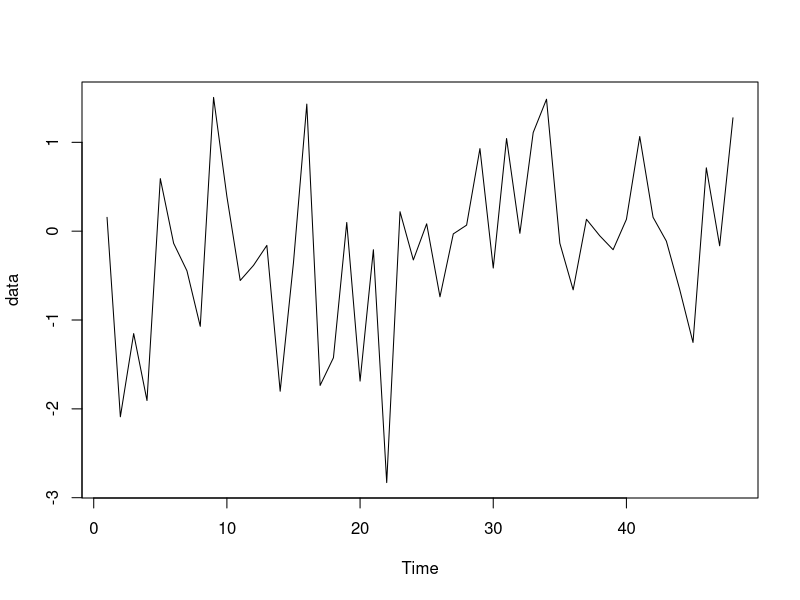
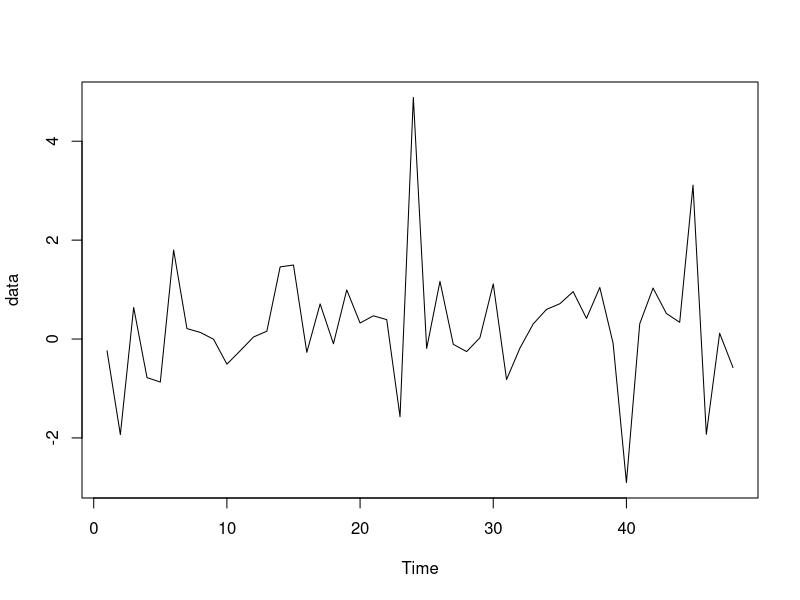
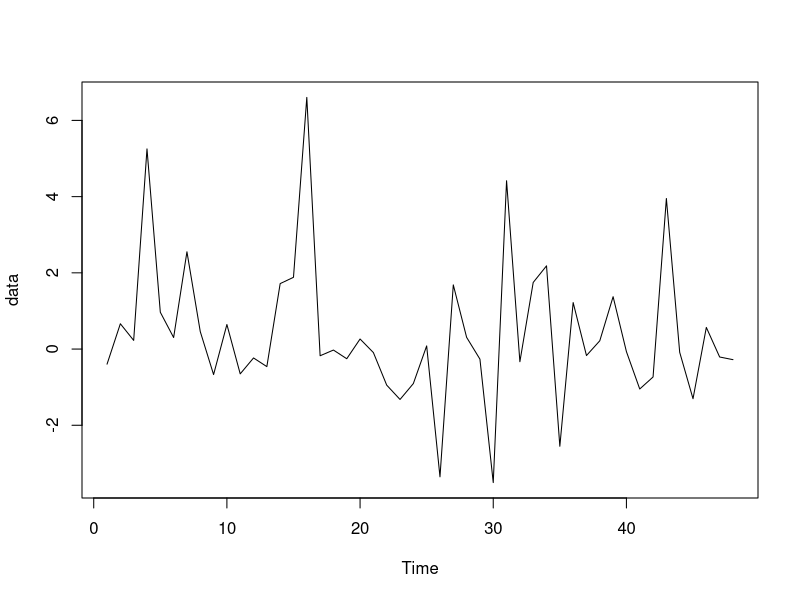
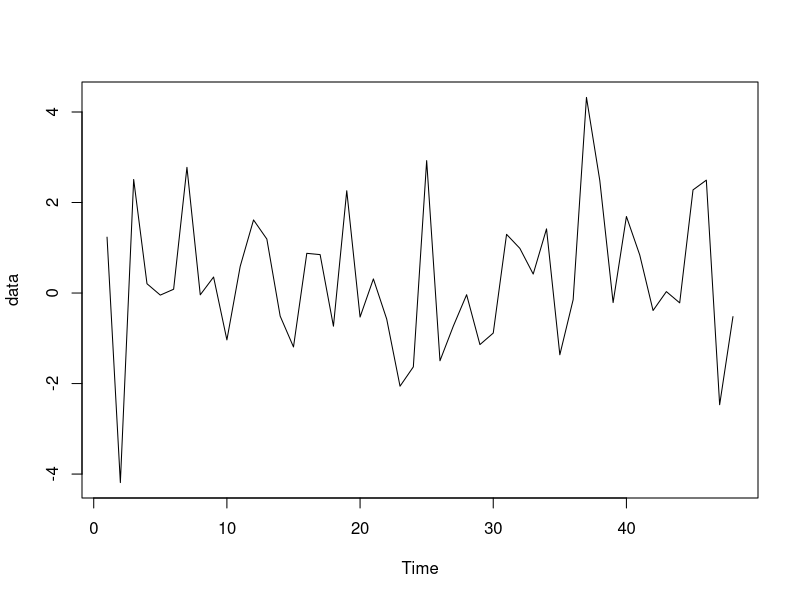
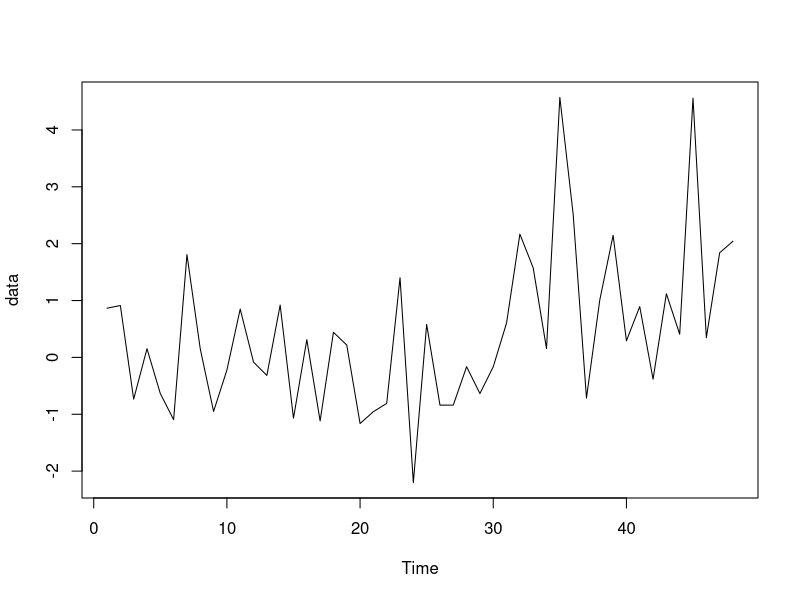
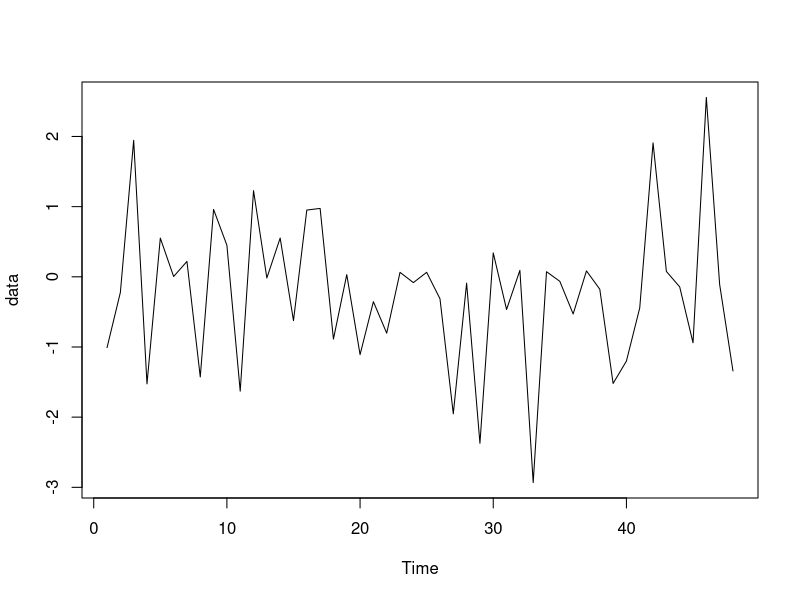

R code for these plots, in order:
for (i in c(1:6)){
  data<-ts(rt(48,df=5)) # df的含义是自由度
  png( 
    filename = paste0(i, "_", ".jpg"), # 文件名称
    width = 480,           # 宽
    height = 360,          # 高
    units = "px",          # 单位
    bg = "white",          # 背景颜色
    res = 72)              # 分辨率
  plot(data)
  dev.off()
  print(Box.test(data,lag = 6))
  print(shapiro.test(data))
}
